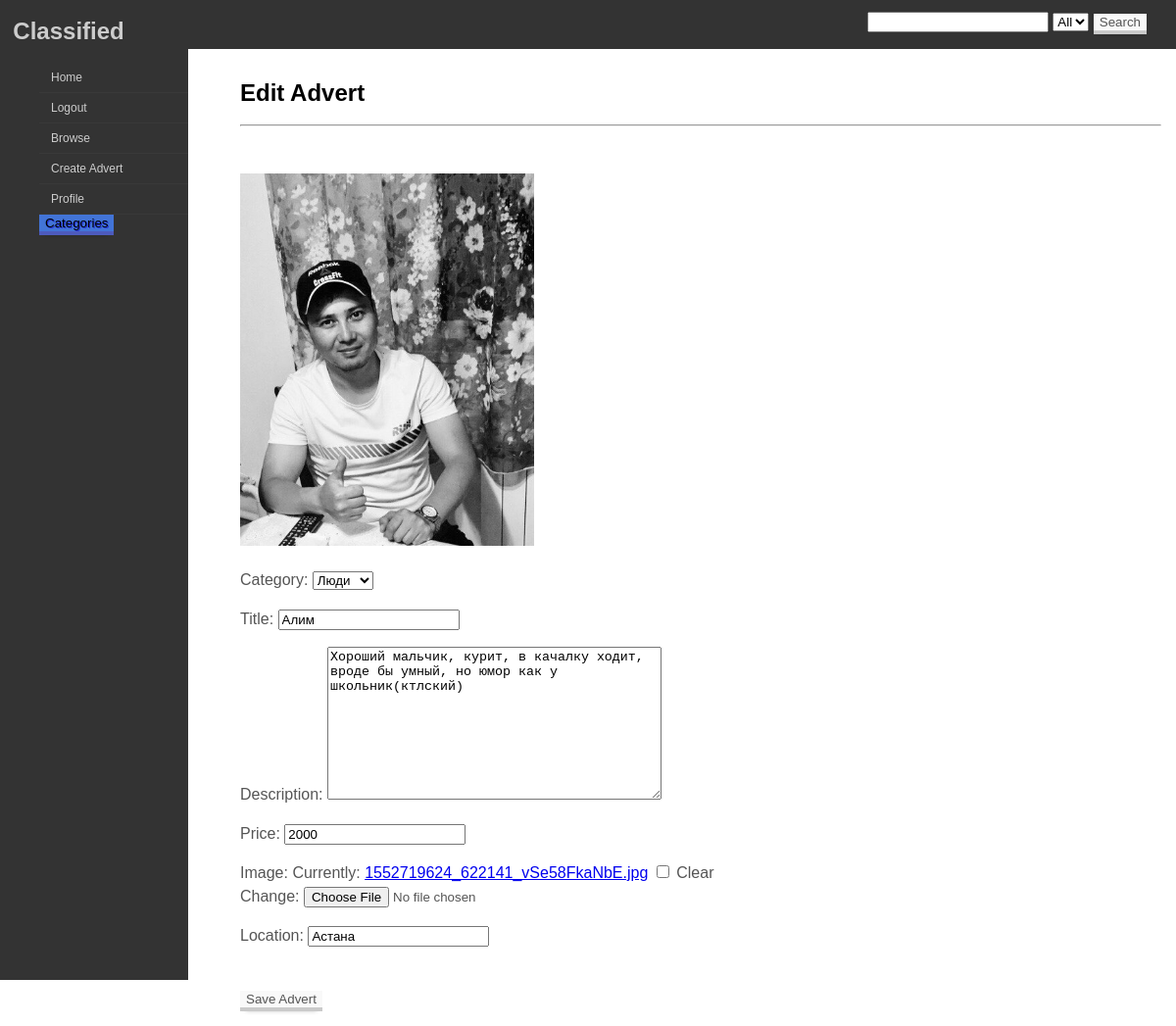
The app's page /adverts/edit_advert/1 (signed in) with its own data.
### adverts/models.py (models this page shows)
class Advert(models.Model):
    user = models.ForeignKey(User, on_delete=models.CASCADE)
    category = models.ForeignKey(Category, null=False, on_delete=models.CASCADE)
    title = models.CharField(max_length=100, null=False)
    description = models.TextField()
    price = models.IntegerField(null=False)
    image = models.FileField(upload_to=get_upload_file_name, null=True, blank=True)
    location = models.CharField(max_length=50, null=False)
    pub_date = models.DateField(auto_now_add=True)

### adverts/views.py (the view)
# urls.py: path('edit_advert/<advert_id>', edit_advert, name='edit'),
@login_required()
def edit_advert(request, advert_id):
    content = dict()
    content['category'] = Category.objects.all().order_by('id')
    content['ad_id'] = advert_id
    if Advert.objects.filter(pk=advert_id).exists():
        ad = Advert.objects.get(pk=advert_id)
        content['image'] = ad.image
        content['ad'] = AdvertForm(instance=ad)
    else:
        content['ad'] = AdvertForm()
    if request.POST:
        adform = AdvertForm(request.POST, instance=ad)
        if adform.is_valid():
            ad = adform.save(False)
            ad.user = request.user
            ad.save(force_update=True)
            return HttpResponseRedirect('/adverts/display_advert/%s' % (advert_id))
    else:
        return render(request, 'edit_advert.html', content)

### adverts/forms.py
class AdvertForm(forms.ModelForm):
    class Meta:
        model = Advert
        exclude = ['user']

### adverts/models.py (called while the page is built)
    def __str__(self):
        return self.name

### templates/edit_advert.html (shortened to what this page needs)
{% extends 'base.html' %}
{% block content %}
<h2>Edit Advert</h2>
<hr>
<br>
{% if image %}
<P><img src="/static/images/{{ image }}" width="300" /></P>
{% endif %}
<form action="{% url 'adverts:edit' ad_id %}" method="post" enctype="multipart/form-data">
    {{ ad.as_p }}
    <br>
    <input class="btn btn-default btn-pressure btn-sensitive" type="submit" value="Save Advert">
</form>
{% endblock %}

### static/classified/css/simple.css (style rules this page uses)
body { margin: 0; padding: 0; overflow: hidden; height: 100%; max-height: 100%; font-family:Sans-serif; line-height: 1.5em; }
p { color: #555; }

### static/classified/css/buttons.css (style rules this page uses)
.btn { border-radius: 0; border: 0; border-bottom: 4px solid #CCCCCC; margin:0; -webkit-box-shadow: 0 5px 5px -6px rgba(0,0,0,.3); -moz-box-shadow: 0 5px 5px -6px rgba(0,0,0,.3); box-shadow: 0 5px 5px -6px rgba(0,0,0,.3); }
.btn-default { color: #555; background-color: #f9f9f9; border-color: #cacaca; text-shadow: 1px 1px 0 #f5f5f5; }
.btn-pressure { position: relative; margin-bottom: 0; }

### records on screen
Advert: image (picture), category "Люди", title "Алим", description "Хороший мальчик, курит, в качалку ходит, вроде бы умный, но юмор как у школьник(ктлский)", price "2000", location "Астана"
